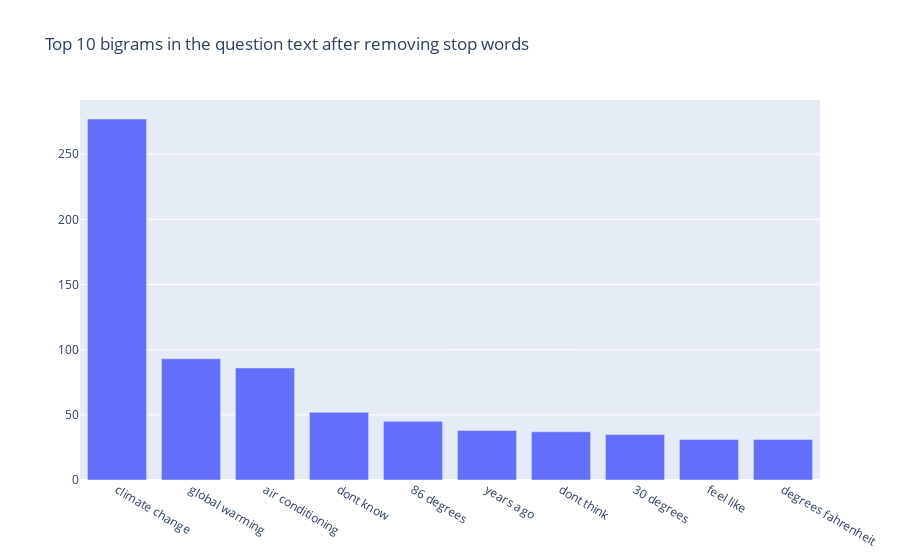

The cell this chart's notebook holds for it:
### Code cell
import plotly.graph_objs as go
common_words = get_top_n_bigram(data['cleaned_txt'], 10)
df3 = pd.DataFrame(common_words, columns = ['bigram' , 'count'])
fig = go.Figure([go.Bar(x=df3['bigram'], y=df3['count'])])
fig.update_layout(title=go.layout.Title(text="Top 10 bigrams in the question text after removing stop words"))
fig.show()

### Figure 1 — Plotly figure (JSON) as saved in the notebook; plotly's stock layout.template omitted (floating-point values rounded to 4 significant figures)
{"data": [{"type": "bar", "x": ["climate change", "global warming", "air conditioning", "dont know", "86 degrees", "years ago", "dont think", "30 degrees", "feel like", "degrees fahrenheit"], "y": [277, 93, 86, 52, 45, 38, 37, 35, 31, 31]}], "layout": {"title": {"text": "Top 10 bigrams in the question text after removing stop words"}}}
